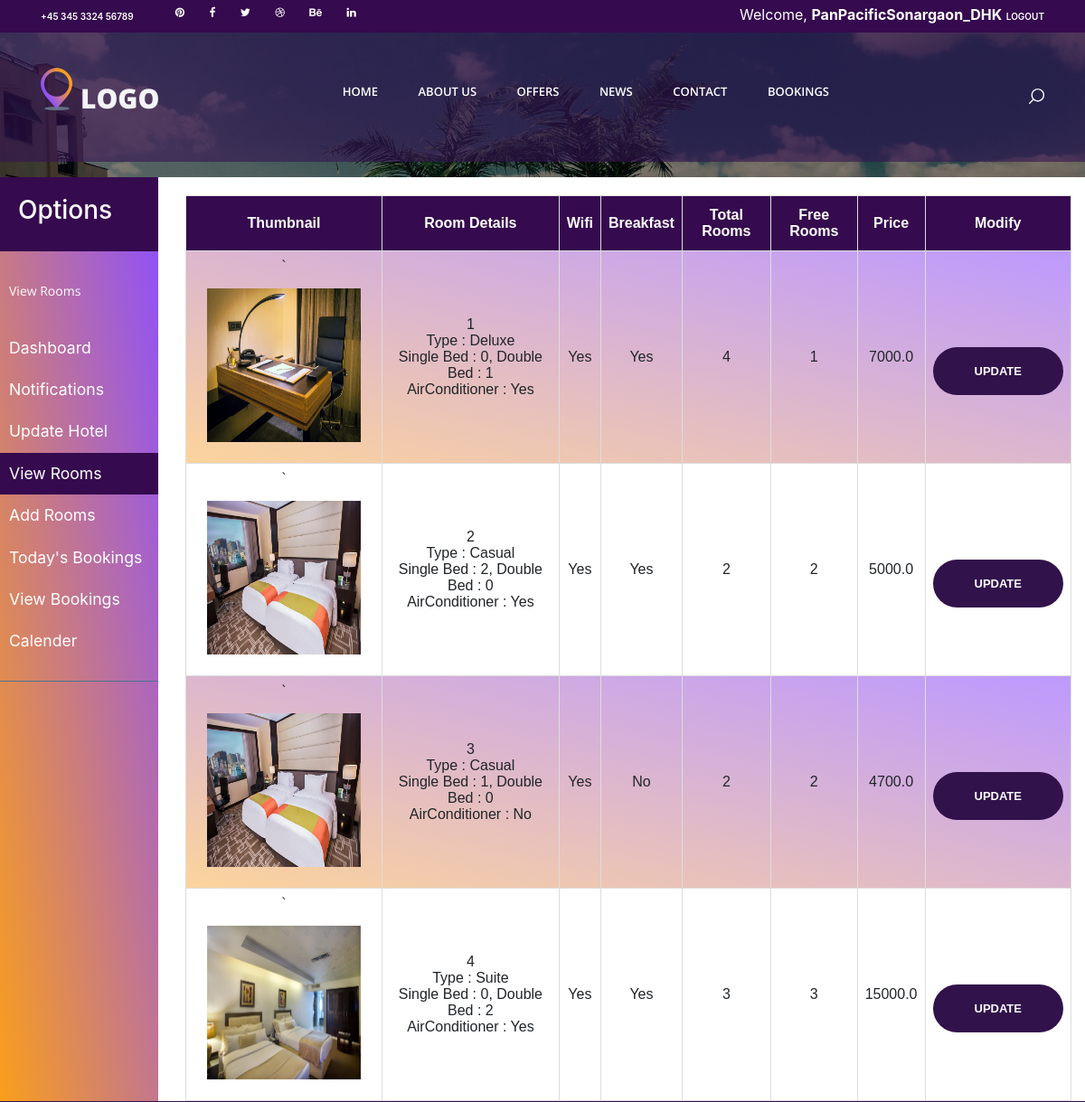
Before: /adminHotelRooms (signed in, upper part) with the older database file.
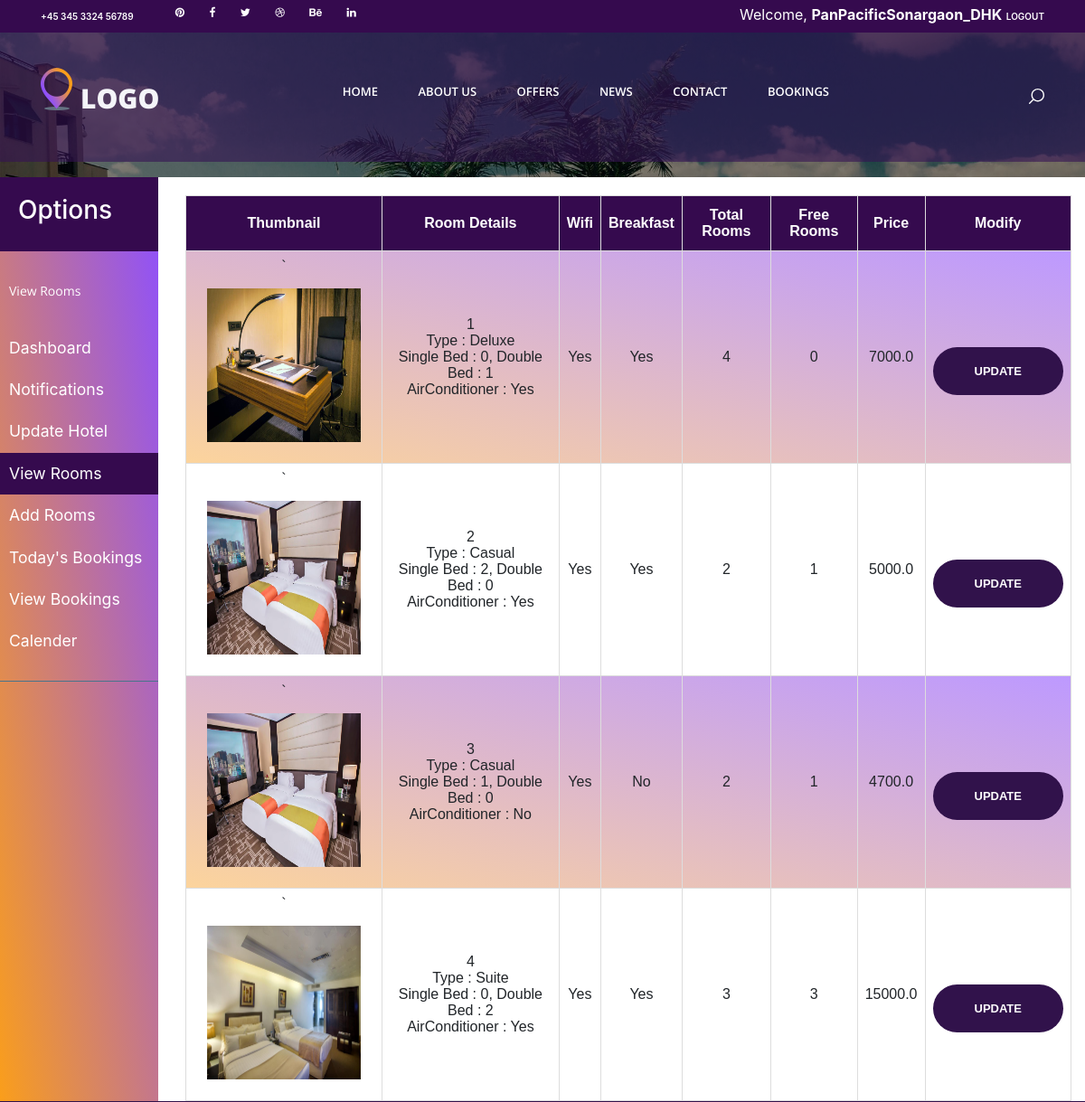
After: the same page with the newer database file.
### database/models.py (models this page shows, shortened)
class Hotel_Room(models.Model):
    Hotel = models.ForeignKey(Hotel, on_delete=models.CASCADE)
    Room = models.ForeignKey(Room, on_delete=models.CASCADE)
    Price = models.FloatField()
    Complimentary_Breakfast = models.BooleanField()
    Wifi = models.BooleanField()
    TotalRoomCount = models.IntegerField(default=2)
    FreeRoomCount = models.IntegerField(default=2)
    Cancellation_Policy = models.ForeignKey(Cancellation_Policy, on_delete=models.CASCADE, default=1)

class Room(models.Model):
    SingleBedCount = models.IntegerField()
    DoubleBedCount = models.IntegerField()
    RoomType = models.CharField(max_length=100)
    AirConditioner = models.BooleanField()

### adminpanel/views.py (the view)
# urls.py: path('adminHotelRooms', views.hoteladminrooms, name='hotelAdminRooms'),
def hoteladminrooms(request):
    rooms = Hotel_Room.objects.all().filter(Hotel=Hotel.objects.get(CompanyAdmin=request.user.id))
    return render(request, "adminpanel/hotelAdminRooms.html", {'rooms': rooms})

### HotelFlight/templates/adminpanel/hotelAdminRooms.html (shortened to what the changed rows need)
{% extends "search/base.html" %}
{% load static %}
{% load url_replace %}
{% load url_get %}
{% load widget_tweaks %}
{% block css %}
    <link rel="stylesheet" type="text/css" href="{% static 'search/styles/bootstrap4/bootstrap.min.css' %}">
    <link href="{% static 'search/plugins/font-awesome-4.7.0/css/font-awesome.min.css' %}" rel="stylesheet"
          type="text/css">
    <link rel="stylesheet" type="text/css" href="{% static 'search/styles/search.css' %}">
    <link rel="stylesheet" type="text/css" href="{% static 'search/styles/single_listing_styles.css' %}">
    <link rel="stylesheet" type="text/css" href="{% static 'search/styles/responsive.css' %}">
    <link rel="stylesheet" type="text/css" href="{% static 'gijgo/js/gijgo.min.css' %}">
    <link rel="stylesheet" type="text/css" href="{% static 'adminpanel/sidebar.css' %}">
    <link rel="stylesheet" href="https://maxcdn.bootstrapcdn.com/bootstrap/4.0.0/css/bootstrap.min.css"
>
{% endblock css %}
{% block content %}
    <div class="offers">
        <div class="">
            <div class="row">
                <div class="col-lg-10" style="padding-right: 30px;">
                    <div class="rooms" style="margin-top: 20px;">
                        <table id="roomstable" width="100%">
                            <tr align="center">
                                <th width="20%">
                                    Thumbnail
                                </th>
                                <th width="20%">
                                    Room Details
                                </th>
                                <th>
                                    Wifi
                                </th>
                                <th>
                                    Breakfast
                                </th>
                                <th>
                                    Total Rooms
                                </th>
                                <th>
                                    Free Rooms
                                </th>
                                <th>
                                    Price
                                </th>
                                <th>
                                    Modify
                                </th>
                            </tr>
                            {% for room in rooms %}
                                <tr align="center">
                                    <td>
                                        {% with request.user.id|stringformat:"i" as ID and room.Room.id|stringformat:"i" as rID %}
                                            `
                                            <img src="{% static 'media/user_'|add:ID|add:'/room_'|add:rID|add:'/0.jpg' %}"
                                                 alt="" width="200px" height="200px" style="padding: 15px;">
                                        {% endwith %}
                                    </td>
                                    <td>
                                        {{ room.Room.id }}
                                        <br>
                                        Type : {{ room.Room.RoomType }}
                                        <br>
                                        Single Bed : {{ room.Room.SingleBedCount }},
                                        Double Bed : {{ room.Room.DoubleBedCount }}
                                        <br>
                                        AirConditioner :    {% if room.Room.AirConditioner %}
                                        Yes
                                    {% else %}
                                        No
                                    {% endif %}
                                    </td>
                                    <td>
                                        {% if room.Wifi %}
                                            Yes
                                        {% else %}
                                            No
                                        {% endif %}
                                    </td>
                                    <td>
                                        {% if room.Complimentary_Breakfast %}
                                            Yes
                                        {% else %}
                                            No
                                        {% endif %}
                                    </td>
                                    <td>
                                        {{ room.TotalRoomCount }}
                                    </td>
                                    <td>
                                        {{ room.FreeRoomCount }}
                                    </td>
                                    <td>
                                        {{ room.Price }}
                                    </td>
                                    <td>
                                        <a href="{% url 'hotelAdminRoomSingle' %}?roomID={{ room.Room.id }}"
                                        <button class="button search_button" style="margin: 0px;">Update</button>
                                        </a>
                                    </td>
                                </tr>
                            {% endfor %}
                        </table>
                    </div>
                </div>
            </div>
        </div>
    </div>
    </div>
{% endblock content %}

Changed rows visible on the page:
changed Hotel_Room "Deluxe": FreeRoomCount "1" → "0"
changed Hotel_Room (number 2 of 4 on the later page): FreeRoomCount "2" → "1"
changed Hotel_Room (number 3 of 4 on the later page): FreeRoomCount "2" → "1"
